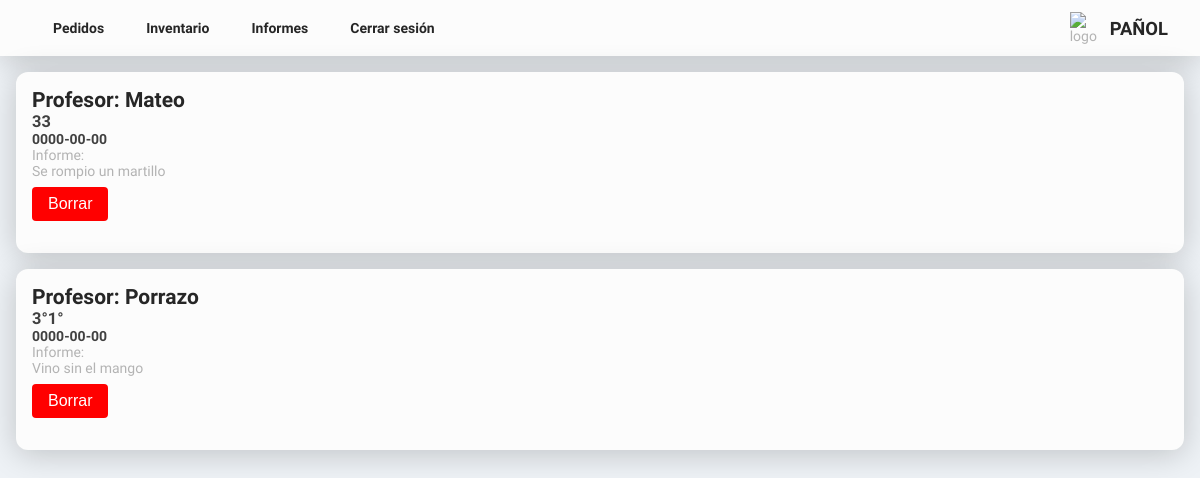
/pages/reports.php (signed in), run on the app's committed database.
### tables this page shows
CREATE TABLE `informes` (
  `id` int(11) NOT NULL,
  `profesor` varchar(255) DEFAULT NULL,
  `curso` varchar(7) DEFAULT NULL,
  `texto` text DEFAULT NULL,
  `fecha` date DEFAULT NULL
);

### pages/reports.php (the view, shortened to what this page needs)
<?php
include('../php/connect_bd.php');
?>
<!DOCTYPE html>
<html lang="en">
<head>
  <link href="https://cdn.jsdelivr.net/npm/remixicon@3.4.0/fonts/remixicon.css" rel="stylesheet" />
  <link rel="stylesheet" href="../assets/css/style.css">
</head>
<body>
<header class="hero">
    <nav class="nav">
      <ul class="nav__list">
        <li class="nav__iteam">
          <a href="orders.php" class="nav__link">Pedidos</a>
        </li>
        <li class="nav__iteam">
          <a href="inventory.php" class="nav__link">Inventario</a>
        </li>
        <li class="nav__iteam">
          <a href="reports.php" class="nav__link">Informes</a>
        </li>
        <li class="nav__iteam">
          <a href="../php/logout.php" class="nav__link">Cerrar sesión</a>
        </li>
      </ul>
    </nav>
    <div class="hero__logo hero__logo-0">
      <img class="hero__logo-img" src="https://avatars.githubusercontent.com/u/6693385?s=200&v=4" alt="logo" />
      <h2 class="title__hero">Pañol</h2>
    </div>
  </header>
 <?php
$sql = "SELECT profesor, curso, fecha, texto, id FROM informes";
$result = $conexion->query($sql);
if ($result->num_rows > 0) {
    while ($row = $result->fetch_assoc()) {
        echo '<section class="inform__section">';
        echo '<div class="card__inform card">';
        echo '<div class="info__inform">';
        echo '<h2 class="title__inform">Profesor: ' . $row['profesor'] . '</h2>';
        echo '<h3 class="curso__inform">' . $row['curso'] . '</h3>';
        echo '<h4 class="curso__inform">' . $row['fecha'] . '</h4>';
        echo '</div>';
        echo '<div class="div__inform">';
        echo '<p class="paragraph__inform">Informe:</p>';
        echo '<div class="text__inform">';
        echo '<p>' . $row['texto'] . '</p>';
        echo '<div>';
        echo '<a href="../php/deleteReport.php?id_informe=' . $row['id'] . '"><button class="btn__blue-red">Borrar</button></a>';
        echo '</div>';
        echo '</div>';
        echo '</div>';
        echo '</section>';
    }
} else {
    echo "No se encontraron informes.";
}
?>
</body>
</html>

### assets/css/style.css (style rules this page uses)
:root { --main-background: hsl(215, 31%, 95%); --card-background: hsl(0, 0%, 99%); --title-color: hsl(0, 0%, 15%); --sub-title-color: hsl(0, 0%, 25%); --grey-text: hsl(215, 10%, 25%); --text-color: hsl(0, 0%, 70%); --text-white: hsl(0, 25%, 97%); --grey: hsl(215, 10%, 62%); --grey-hover: hsl(215, 10%, 50%); --grey-ultra-light: hsl(215, 10%, 85%); --btn-blue:hsl(215, 100%, 50%); --btn-blue-hover:hsl(215, 100%, 35%); --heebo: "heebo"; --font-regular: 400; --font-medium: 500; --font-semi-bold: 600; --font-bold: 700; --fs-2: 2rem; --fs-1-5: 1.5rem; --fs-1-15: 1.15rem; --fs-1: 1rem; --fs-0-8: 0.8rem; --border-radius-cards: 0.75rem; --shadow-color: rgba(0, 0, 0, 0.2); --box-shadow: 0px 4px 32px var(--shadow-color); --mb-0-25: 0.25rem; --mb-0-5: 0.5rem; --mb-0-75: 0.75rem; --mb-1: 1rem; --mb-1-25: 1.25rem; --mb-1-5: 1.5rem; --mb-2: 2rem; --mb-2-5: 2.5rem; --transition: color 0.4s, background-color 0.4s ease-in-out; --border-radius-btn: 4px; }
* { box-sizing: border-box; padding: 0; margin: 0; }
html { scroll-behavior: smooth; }
body { color: var(--text-color); background: var(--main-background); font-size: 14px; font-family: var(--heebo); }
a { text-decoration: none; cursor: pointer; }
.card { background-color: var(--card-background); border-radius: var(--border-radius-cards); margin: 1rem; padding: 1rem; box-shadow: var(--box-shadow); }
.btn__blue-red { margin-top: var(--mb-0-5); padding: var(--mb-0-5) var(--mb-1); font-size: var(--fs-1); border: none; border-radius: var(--border-radius-btn); cursor: pointer; margin-bottom: 1rem; color: white; background-color: hsl(0, 100%, 50%); }
.hero { width: 100%; height: 7vh; background-color: var(--card-background); padding: 0 var(--mb-2); display: flex; align-items: center; justify-content: space-between; margin: 0 auto; box-shadow: var(--box-shadow); }
.hero__logo { display: flex; }
.hero__logo-0 { align-items: center; display: flex; justify-content: center; }
.hero__logo-img { display: inline; width: 35px; margin-right: 5px; }
.title__hero { font-size: var(--fs-1-15); font-weight: var(--font-bold); text-transform: uppercase; color: var(--title-color); }
.nav__list { display: flex; list-style: none; }
.nav__iteam { display: block; }
.nav__link { color: var(--title-color); margin: 5px; font-weight: var(--font-semi-bold); padding: var(--mb-0-25) var(--mb-1); border-radius: var(--border-radius-cards); transition: var(--transition); }
.title__inform { color: var(--title-color); }
.curso__inform { color: var(--sub-title-color); }

### data on the page
informes: profesor "Mateo", curso "33", fecha "0000-00-00", texto "Se rompio un martillo"
informes: profesor "Porrazo", curso "3°1°", fecha "0000-00-00", texto "Vino sin el mango"
